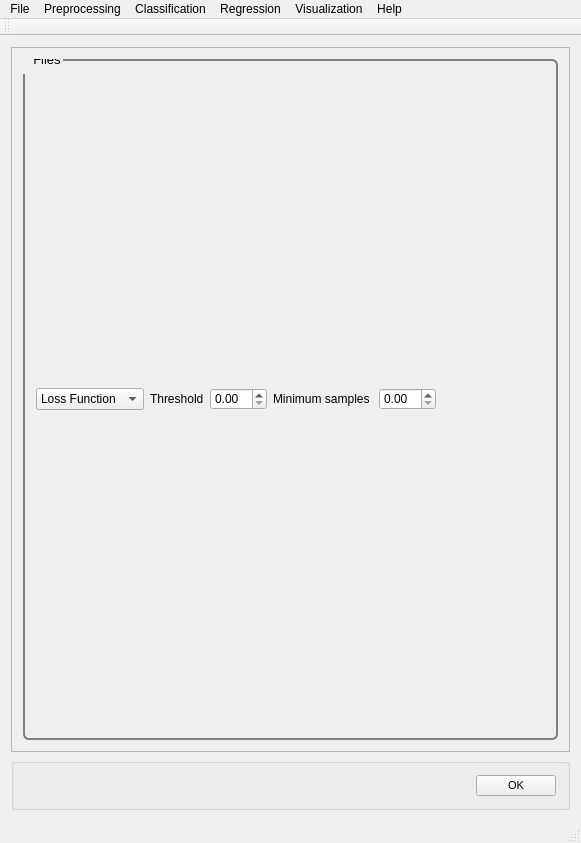
<?xml version="1.0" encoding="UTF-8"?>
<ui version="4.0">
 <class>MainWindow</class>
 <widget class="QMainWindow" name="MainWindow">
  <property name="geometry">
   <rect>
    <x>0</x>
    <y>0</y>
    <width>581</width>
    <height>843</height>
   </rect>
  </property>
  <property name="windowTitle">
   <string>PYSAT</string>
  </property>
  <widget class="QWidget" name="centralWidget">
   <layout class="QVBoxLayout" name="verticalLayout_9">
    <item>
     <widget class="QScrollArea" name="scrollArea">
      <property name="widgetResizable">
       <bool>true</bool>
      </property>
      <widget class="QWidget" name="scrollAreaWidgetContents_2">
       <property name="geometry">
        <rect>
         <x>0</x>
         <y>0</y>
         <width>561</width>
         <height>721</height>
        </rect>
       </property>
       <property name="font">
        <font>
         <pointsize>8</pointsize>
        </font>
       </property>
       <property name="styleSheet">
        <string notr="true">QGroupBox {
  border: 2px solid gray;
  border-radius: 6px;
  margin-top: 0.5em;
}

QGroupBox::title {

  padding-top: -14px;
  padding-left: 8px;
}
</string>
       </property>
       <layout class="QVBoxLayout" name="verticalLayout_8">
        <item>
         <widget class="QGroupBox" name="ransac">
          <property name="font">
           <font>
            <pointsize>10</pointsize>
           </font>
          </property>
          <property name="title">
           <string>Files</string>
          </property>
          <layout class="QHBoxLayout" name="horizontalLayout">
           <item>
            <layout class="QVBoxLayout" name="ransac_vlayout_2">
             <item>
              <layout class="QHBoxLayout" name="ransac_loss_func_hlayout_2">
               <item>
                <widget class="QComboBox" name="ransac_loss_func_2">
                 <item>
                  <property name="text">
                   <string>Loss Function</string>
                  </property>
                 </item>
                 <item>
                  <property name="text">
                   <string>Absolute Error</string>
                  </property>
                 </item>
                 <item>
                  <property name="text">
                   <string>Squared Error</string>
                  </property>
                 </item>
                </widget>
               </item>
               <item>
                <widget class="QLabel" name="ransac_threshold_label_2">
                 <property name="text">
                  <string>Threshold</string>
                 </property>
                </widget>
               </item>
               <item>
                <widget class="QDoubleSpinBox" name="ransac_threshold_2"/>
               </item>
               <item>
                <widget class="QLabel" name="ransac_min_label_2">
                 <property name="text">
                  <string>Minimum samples </string>
                 </property>
                </widget>
               </item>
               <item>
                <widget class="QDoubleSpinBox" name="ransac_min_2"/>
               </item>
               <item>
                <spacer name="ransac_loss_spacer_2">
                 <property name="orientation">
                  <enum>Qt::Horizontal</enum>
                 </property>
                 <property name="sizeHint" stdset="0">
                  <size>
                   <width>40</width>
                   <height>20</height>
                  </size>
                 </property>
                </spacer>
               </item>
              </layout>
             </item>
            </layout>
           </item>
          </layout>
         </widget>
        </item>
       </layout>
      </widget>
     </widget>
    </item>
    <item>
     <widget class="QGroupBox" name="OK">
      <layout class="QHBoxLayout" name="ok">
       <item>
        <spacer name="horizontalSpacer_5">
         <property name="orientation">
          <enum>Qt::Horizontal</enum>
         </property>
         <property name="sizeHint" stdset="0">
          <size>
           <width>40</width>
           <height>20</height>
          </size>
         </property>
        </spacer>
       </item>
       <item>
        <widget class="QPushButton" name="okButton">
         <property name="font">
          <font>
           <pointsize>8</pointsize>
          </font>
         </property>
         <property name="mouseTracking">
          <bool>false</bool>
         </property>
         <property name="text">
          <string>OK</string>
         </property>
        </widget>
       </item>
      </layout>
     </widget>
    </item>
   </layout>
  </widget>
  <widget class="QToolBar" name="mainToolBar">
   <attribute name="toolBarArea">
    <enum>TopToolBarArea</enum>
   </attribute>
   <attribute name="toolBarBreak">
    <bool>false</bool>
   </attribute>
  </widget>
  <widget class="QStatusBar" name="statusBar"/>
  <widget class="QMenuBar" name="menuBar">
   <property name="geometry">
    <rect>
     <x>0</x>
     <y>0</y>
     <width>581</width>
     <height>21</height>
    </rect>
   </property>
   <widget class="QMenu" name="menuFile">
    <property name="title">
     <string>File</string>
    </property>
    <addaction name="actionLoad_Refence_Data"/>
    <addaction name="actionLoad_Unknown_Data"/>
    <addaction name="actionSet_output_location"/>
    <addaction name="separator"/>
    <addaction name="actionSave_Current_Plots"/>
    <addaction name="actionSave_Current_Data"/>
    <addaction name="separator"/>
    <addaction name="actionCreate_New_Workflow"/>
    <addaction name="actionSave_Current_Workflow"/>
    <addaction name="separator"/>
    <addaction name="actionExit"/>
   </widget>
   <widget class="QMenu" name="menuPreprocessing">
    <property name="title">
     <string>Preprocessing</string>
    </property>
    <widget class="QMenu" name="menuBaseline_Removal">
     <property name="title">
      <string>Baseline Removal</string>
     </property>
     <addaction name="actionALS"/>
     <addaction name="actionDietrich"/>
     <addaction name="actionPolyFit"/>
     <addaction name="actionAirPLS"/>
     <addaction name="actionFABC"/>
     <addaction name="actionKK"/>
     <addaction name="actionMario"/>
     <addaction name="actionMedian"/>
     <addaction name="actionRubberband"/>
     <addaction name="actionUndecimated_Wavelet"/>
    </widget>
    <widget class="QMenu" name="menuCalibration_Transfer">
     <property name="title">
      <string>Calibration Transfer</string>
     </property>
     <addaction name="actionRatio"/>
     <addaction name="actionTommy_s_Methgod"/>
     <addaction name="actionPiecewise_Direct_Standardization"/>
     <addaction name="actionOthers_3"/>
    </widget>
    <addaction name="actionNormalization"/>
    <addaction name="actionNoise_Reduction"/>
    <addaction name="actionApply_Mask"/>
    <addaction name="actionInterpolate"/>
    <addaction name="actionInstrument_Response"/>
    <addaction name="menuBaseline_Removal"/>
    <addaction name="menuCalibration_Transfer"/>
    <addaction name="actionICA_2"/>
    <addaction name="actionPCA_2"/>
   </widget>
   <widget class="QMenu" name="menuRegression">
    <property name="title">
     <string>Regression</string>
    </property>
    <addaction name="actionCross_Validation"/>
    <addaction name="actionTrain"/>
    <addaction name="actionPredict"/>
    <addaction name="actionCreate_N_Folds"/>
    <addaction name="actionCreate_Test_Folds"/>
    <addaction name="actionSubmodel_Ranges"/>
   </widget>
   <widget class="QMenu" name="menuHelp">
    <property name="title">
     <string>Help</string>
    </property>
    <addaction name="actionIndex"/>
    <addaction name="actionContent_2"/>
    <addaction name="separator"/>
    <addaction name="actionAbout"/>
    <addaction name="actionAbout_QtCreator"/>
   </widget>
   <widget class="QMenu" name="menuClassification">
    <property name="title">
     <string>Classification</string>
    </property>
    <widget class="QMenu" name="menuSupervised">
     <property name="title">
      <string>Supervised</string>
     </property>
     <addaction name="actionPLS_DA"/>
     <addaction name="actionSIMCA"/>
    </widget>
    <widget class="QMenu" name="menuClustering">
     <property name="title">
      <string>Clustering</string>
     </property>
     <addaction name="actionK_means"/>
     <addaction name="actionHierarchical_2"/>
    </widget>
    <addaction name="menuSupervised"/>
    <addaction name="menuClustering"/>
   </widget>
   <widget class="QMenu" name="menuVisualization">
    <property name="title">
     <string>Visualization</string>
    </property>
    <addaction name="actionLine_Plot"/>
    <addaction name="action1_to_1_Plot"/>
    <addaction name="actionScatter_Plot"/>
   </widget>
   <addaction name="menuFile"/>
   <addaction name="menuPreprocessing"/>
   <addaction name="menuClassification"/>
   <addaction name="menuRegression"/>
   <addaction name="menuVisualization"/>
   <addaction name="menuHelp"/>
  </widget>
  <action name="actionLoad_Refence_Data">
   <property name="text">
    <string>Load Refence Data</string>
   </property>
  </action>
  <action name="actionLoad_Unknown_Data">
   <property name="text">
    <string>Load Unknown Data</string>
   </property>
  </action>
  <action name="actionSave_Current_Workflow">
   <property name="text">
    <string>Save Current Workflow</string>
   </property>
  </action>
  <action name="actionSave_Current_Plots">
   <property name="text">
    <string>Save Current Plots</string>
   </property>
  </action>
  <action name="actionSave_Current_Data">
   <property name="text">
    <string>Save Current Data</string>
   </property>
  </action>
  <action name="actionCreate_New_Workflow">
   <property name="text">
    <string>Create New Workflow</string>
   </property>
  </action>
  <action name="actionNoise_Reduction">
   <property name="text">
    <string>Noise Reduction</string>
   </property>
  </action>
  <action name="actionApply_Mask">
   <property name="text">
    <string>Apply Mask</string>
   </property>
  </action>
  <action name="actionInterpolate">
   <property name="text">
    <string>Interpolate (unknown to known)</string>
   </property>
  </action>
  <action name="actionInstrument_Response">
   <property name="text">
    <string>Instrument Response</string>
   </property>
  </action>
  <action name="actionALS">
   <property name="text">
    <string>ALS</string>
   </property>
  </action>
  <action name="actionDietrich">
   <property name="text">
    <string>Dietrich</string>
   </property>
  </action>
  <action name="actionPolyFit">
   <property name="text">
    <string>PolyFit</string>
   </property>
  </action>
  <action name="actionAirPLS">
   <property name="text">
    <string>AirPLS</string>
   </property>
  </action>
  <action name="actionFABC">
   <property name="text">
    <string>FABC</string>
   </property>
  </action>
  <action name="actionKK">
   <property name="text">
    <string>KK</string>
   </property>
  </action>
  <action name="actionMario">
   <property name="text">
    <string>Mario</string>
   </property>
  </action>
  <action name="actionMedian">
   <property name="text">
    <string>Median</string>
   </property>
  </action>
  <action name="actionRubberband">
   <property name="text">
    <string>Rubberband</string>
   </property>
  </action>
  <action name="actionUndecimated_Wavelet">
   <property name="text">
    <string>Undecimated Wavelet</string>
   </property>
  </action>
  <action name="actionRatio">
   <property name="text">
    <string>Ratio</string>
   </property>
  </action>
  <action name="actionTommy_s_Methgod">
   <property name="text">
    <string>Tommy's Method</string>
   </property>
  </action>
  <action name="actionPiecewise_Direct_Standardization">
   <property name="text">
    <string>Piecewise Direct Standardization</string>
   </property>
  </action>
  <action name="actionPCA">
   <property name="text">
    <string>PCA</string>
   </property>
  </action>
  <action name="actionICA">
   <property name="text">
    <string>ICA</string>
   </property>
  </action>
  <action name="actionK_Means">
   <property name="text">
    <string>K-Means</string>
   </property>
  </action>
  <action name="actionHierarchical">
   <property name="text">
    <string>Hierarchical</string>
   </property>
  </action>
  <action name="actionOthers">
   <property name="text">
    <string>Others...</string>
   </property>
  </action>
  <action name="actionOthers_2">
   <property name="text">
    <string>Others...</string>
   </property>
  </action>
  <action name="actionOthers_3">
   <property name="text">
    <string>Others...</string>
   </property>
  </action>
  <action name="actionPLS">
   <property name="text">
    <string>PLS</string>
   </property>
  </action>
  <action name="actionSM_PLS">
   <property name="text">
    <string>SM-PLS</string>
   </property>
  </action>
  <action name="actionICA_Regression">
   <property name="text">
    <string>ICA Regression</string>
   </property>
  </action>
  <action name="actionGaussian_Process">
   <property name="text">
    <string>Gaussian Process</string>
   </property>
  </action>
  <action name="actionMLP">
   <property name="text">
    <string>MLP</string>
   </property>
  </action>
  <action name="actionSVM">
   <property name="text">
    <string>SVM</string>
   </property>
  </action>
  <action name="actionOthers_4">
   <property name="text">
    <string>Others...</string>
   </property>
  </action>
  <action name="actionOthers_5">
   <property name="text">
    <string>Others...</string>
   </property>
  </action>
  <action name="actionIndex">
   <property name="text">
    <string>Index</string>
   </property>
  </action>
  <action name="actionContent_2">
   <property name="text">
    <string>Content</string>
   </property>
  </action>
  <action name="actionAbout">
   <property name="text">
    <string>About...</string>
   </property>
  </action>
  <action name="actionAbout_QtCreator">
   <property name="text">
    <string>About Qt...</string>
   </property>
  </action>
  <action name="actionExit">
   <property name="text">
    <string>Exit</string>
   </property>
  </action>
  <action name="actionNormalization">
   <property name="text">
    <string>Normalization</string>
   </property>
  </action>
  <action name="actionICA_2">
   <property name="text">
    <string>ICA</string>
   </property>
  </action>
  <action name="actionPCA_2">
   <property name="text">
    <string>PCA</string>
   </property>
  </action>
  <action name="actionPLS_DA">
   <property name="text">
    <string>PLS-DA</string>
   </property>
  </action>
  <action name="actionSIMCA">
   <property name="text">
    <string>SIMCA</string>
   </property>
  </action>
  <action name="actionK_means">
   <property name="text">
    <string>K-means</string>
   </property>
  </action>
  <action name="actionHierarchical_2">
   <property name="text">
    <string>Hierarchical</string>
   </property>
  </action>
  <action name="actionCross_Validation">
   <property name="text">
    <string>Cross Validation</string>
   </property>
  </action>
  <action name="actionTrain">
   <property name="text">
    <string>Train</string>
   </property>
  </action>
  <action name="actionPredict">
   <property name="text">
    <string>Predict</string>
   </property>
  </action>
  <action name="actionLine_Plot">
   <property name="text">
    <string>Line Plot</string>
   </property>
  </action>
  <action name="action1_to_1_Plot">
   <property name="text">
    <string>1 to 1 Plot</string>
   </property>
  </action>
  <action name="actionScatter_Plot">
   <property name="text">
    <string>Scatter Plot</string>
   </property>
  </action>
  <action name="actionSet_output_location">
   <property name="text">
    <string>Output Location</string>
   </property>
  </action>
  <action name="actionCreate_N_Folds">
   <property name="text">
    <string>Create N Folds</string>
   </property>
  </action>
  <action name="actionCreate_Test_Folds">
   <property name="text">
    <string>Create Test Folds</string>
   </property>
  </action>
  <action name="actionSubmodel_Ranges">
   <property name="text">
    <string>Submodel Ranges</string>
   </property>
  </action>
 </widget>
 <layoutdefault spacing="6" margin="11"/>
 <resources/>
 <connections/>
</ui>
